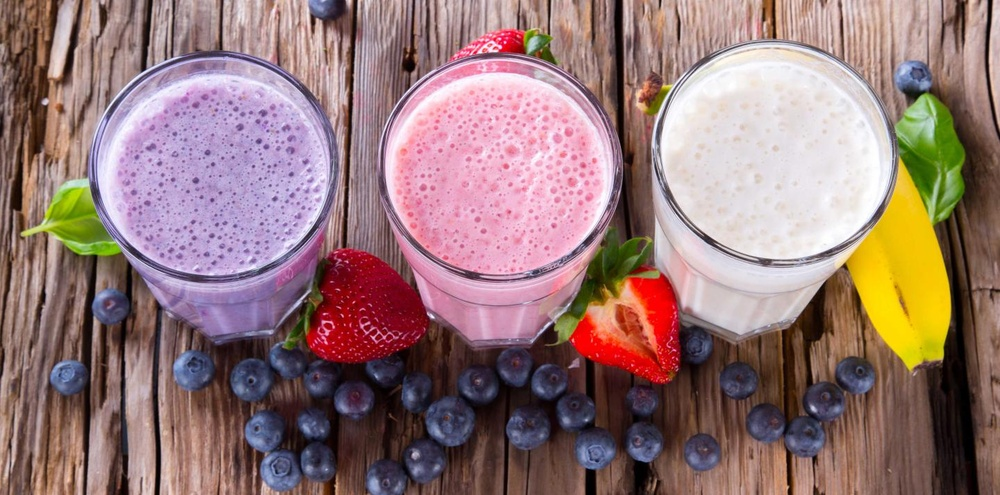
%> input picture lab4/ishodnoecvet.jpg, 1000 x 495 px, shrunk from 1440 x 713 before the run
$ octave lab4_1.m   (GNU Octave 9; MATLAB toolbox functions it lacks are replaced by stand-ins)
%> lines starting %> are read from the running program, lines starting %| are printed output that depends on the picture
clear;

I = imread('ishodnoecvet.jpg');
%> I is the input picture: size 495x1000x3 uint8; mean R, G, B 150, 120.5, 119.5

subplot(4,2,1); imshow(I); title('йЪПВТБЦЕОЙЕ (ГЧЕФОПЕ)');
subplot(4,2,3); imshow(I(:,:,1)); title('йЪПВТБЦЕОЙЕ (ЛБОБМ R)');
%> after `imshow(I(:,:,1))`:
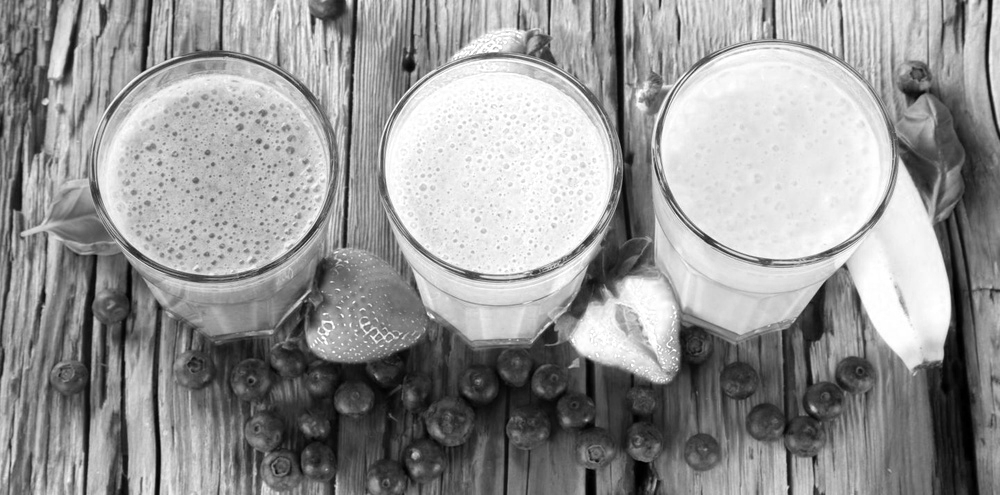
%> displayed picture: size 495x1000, on the screen's scale of 0 to 255; min 0, max 255, mean 150
subplot(4,2,5); imshow(I(:,:,2)); title('йЪПВТБЦЕОЙЕ (ЛБОБМ G)');
%> after `imshow(I(:,:,2))`:
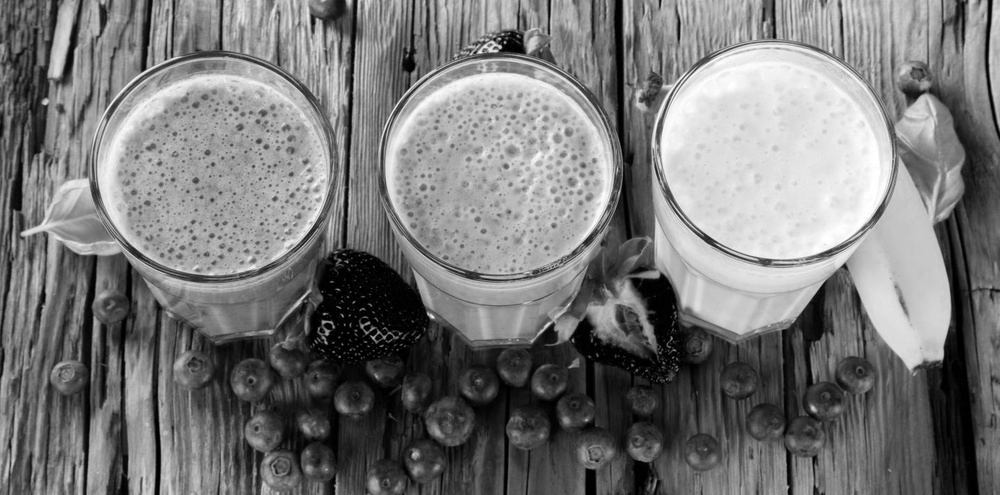
%> displayed picture: size 495x1000, on the screen's scale of 0 to 255; min 0, max 255, mean 120.5
subplot(4,2,7); imshow(I(:,:,3)); title('йЪПВТБЦЕОЙЕ (ЛБОБМ B)');
%> after `imshow(I(:,:,3))`:
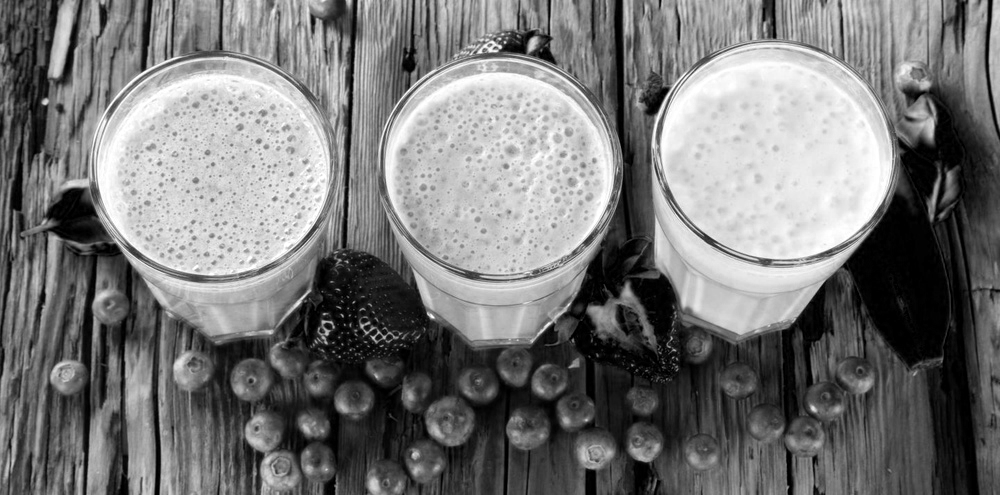
%> displayed picture: size 495x1000, on the screen's scale of 0 to 255; min 0, max 255, mean 119.5

subplot(4,2,2); imhist(I); title('зЙУФПЗТБННБ ЙЪПВТБЦЕОЙС (ГЧЕФОПЗП)');
subplot(4,2,4); imhist(I(:,:,1)); title('зЙУФПЗТБННБ ЙЪПВТБЦЕОЙС (ЛБОБМ R)');
subplot(4,2,6); imhist(I(:,:,2)); title('зЙУФПЗТБННБ ЙЪПВТБЦЕОЙС (ЛБОБМ G)');
subplot(4,2,8); imhist(I(:,:,3)); title('зЙУФПЗТБННБ ЙЪПВТБЦЕОЙС (ЛБОБМ B)');
%> after `title('зЙУФПЗТБННБ ЙЪПВТБЦЕОЙС (ЛБОБМ B)')`:
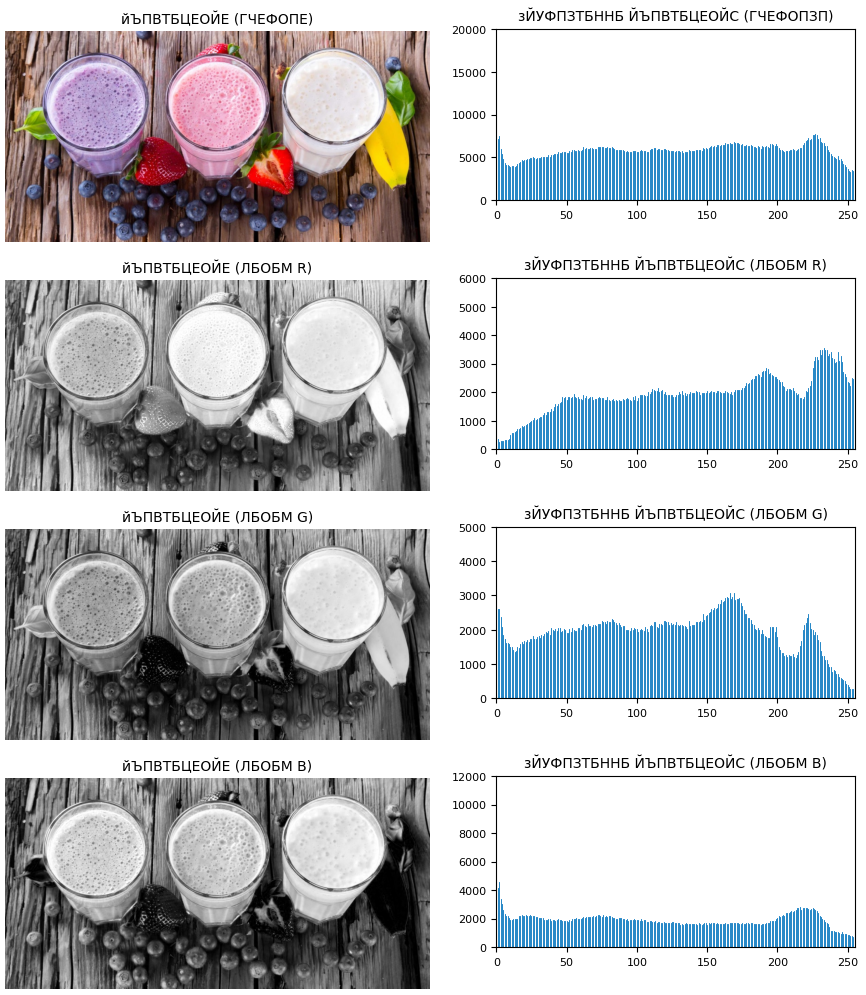
%> figure redrawn from the program's plot data, 8 panels
